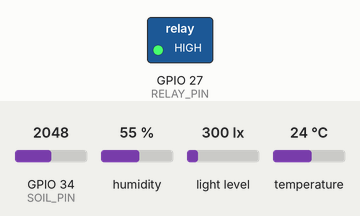
Bench run of a sketch on a simulated ESP32. Shown: switched loads named in the sketch (green lamp = pin HIGH). The inputs (shaded band) are chosen by the test bench; at power-on: GPIO 34 (SOIL_PIN) = 2048, temperature 24 °C, humidity 55 %, light level 300 lx (analog values on the 0–4095 scale). WiFi joins after 1.5 s; servers stay silent unless stated; no MQTT or app messages arrive unless stated; what the sketch prints to the serial monitor is not drawn.

Above: at 2.7 s.
2.8 s: GPIO 34 (SOIL_PIN) set to 2201
7.5 s: GPIO 34 (SOIL_PIN) set to 2307
At 8.6 s:
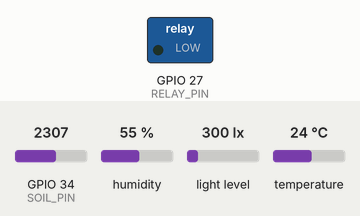
12.5 s: temperature set to 25.6 °C
At 14.6 s:
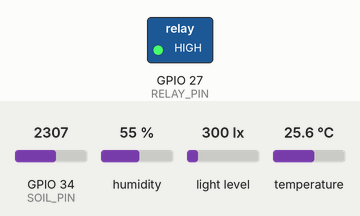
15.5 s: temperature set to 12 °C
At 18.9 s:
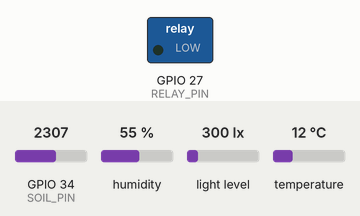
Timing chart, 0 to 20.4 s (numbered marks = the images above; inputs shaded):
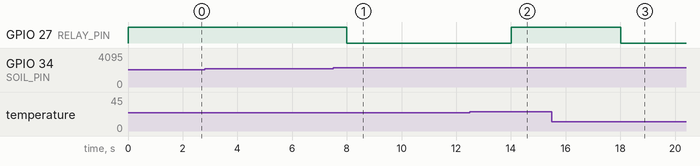

The sketch:

sketch_oct22a.ino
```cpp
#include <WiFi.h>
#include <PubSubClient.h>
#include <DHT.h>
#include <Wire.h>
#include <BH1750.h>

//========== PIN ESP32 ==========
#define DHTPIN 4
#define DHTTYPE DHT22
#define SOIL_PIN 34
#define RELAY_PIN 27

// Sesuaikan dengan jenis relay yang digunakan
#define RELAY_ON LOW
#define RELAY_OFF HIGH

// ========== KALIBRASI SOIL MOISTURE ==========
#define SOIL_DRY_RAW 3000
#define SOIL_WET_RAW 1500

// ========== WIFI ==========
const char* WIFI_SSID = "kila";
const char* WIFI_PASS = "14444444";

// ========== MQTT ==========
const char* MQTT_HOST = "broker.hivemq.com";
const int MQTT_PORT = 1883;

// Gunakan ID unik yang sama dengan dashboard web
const char* ID_PERANGKAT = "cabai-rawit-1234";

char topicStatus[80];
char topicCmd[80];

WiFiClient espClient;
PubSubClient mqtt(espClient);

DHT dht(DHTPIN, DHTTYPE);
BH1750 lightMeter;

// ========== STATUS SISTEM ==========
bool pompaMenyala = false;
bool modeManual = false;
bool kirimSegera = false;
bool bh1750Siap = false;

int gTanah = 0;
int kondisiAktif = 0;

float gSuhu = 0;
float gLembap = 0;
float gLux = 0;

unsigned long tSensor = 0;
unsigned long tReconnect = 0;

// ========== BACA KELEMBAPAN TANAH ==========
int bacaTanahPersen() {
  int raw = analogRead(SOIL_PIN);

  int persen = map(
    raw,
    SOIL_DRY_RAW,
    SOIL_WET_RAW,
    0,
    100);

  return constrain(persen, 0, 100);
}

// ========== KONTROL POMPA ==========
void setPompa(bool nyala) {
  pompaMenyala = nyala;

  digitalWrite(
    RELAY_PIN,
    nyala ? RELAY_ON : RELAY_OFF);
}

// ========== LOGIKA 3 KONDISI ==========
void evaluasiOtomatis() {
  if (modeManual) {
    kondisiAktif = 0;
    return;
  }

  // Kondisi 1:
  // Tanah < 50%, suhu < 25 C, cahaya < 5000 lux
  if (gTanah < 50 && gSuhu < 25 && gLux < 5000) {

    setPompa(true);
    kondisiAktif = 1;
  }

  // Kondisi 2:
  // Tanah 50-60%, suhu 25-35 C,
  // cahaya 1000-5000 lux
  else if (gTanah >= 50 && gTanah <= 60 && gSuhu >= 25 && gSuhu <= 35 && gLux >= 1000 && gLux <= 5000) {

    setPompa(false);
    kondisiAktif = 2;
  }

  // Kondisi 3:
  // Tanah > 60%, suhu < 25 C, cahaya > 5000 lux
  else if (gTanah > 60 && gSuhu < 25 && gLux > 5000) {

    setPompa(false);
    kondisiAktif = 3;
  }

  // Tidak memenuhi kondisi 1, 2, atau 3
  else {
    setPompa(false);
    kondisiAktif = 0;
  }
}

// ========== TERIMA PERINTAH DARI WEB ==========
void onPesan(
  char* topic,
  byte* payload,
  unsigned int len) {
  String s;

  for (unsigned int i = 0; i < len; i++) {
    s += (char)payload[i];
  }

  Serial.println("Perintah web: " + s);

  if (s.indexOf("\"mode\":\"manual\"") >= 0) {
    modeManual = true;
    kondisiAktif = 0;
  }

  if (s.indexOf("\"mode\":\"auto\"") >= 0) {
    modeManual = false;
    evaluasiOtomatis();
  }

  if (modeManual) {
    if (s.indexOf("\"pompa\":1") >= 0) {
      setPompa(true);
    }

    if (s.indexOf("\"pompa\":0") >= 0) {
      setPompa(false);
    }
  }

  kirimSegera = true;
}

// ========== KONEKSI MQTT ==========
void sambungMqtt() {
  if (mqtt.connected()) return;

  if (millis() - tReconnect < 5000) return;

  tReconnect = millis();

  String cid = "esp32-cabai-" + String((uint32_t)ESP.getEfuseMac(), HEX);

  if (mqtt.connect(cid.c_str())) {
    mqtt.subscribe(topicCmd);
    Serial.println("MQTT tersambung");
  } else {
    Serial.printf(
      "MQTT gagal, kode: %d\n",
      mqtt.state());
  }
}

// ========== KIRIM DATA DASHBOARD ==========
void kirimStatus() {
  if (!mqtt.connected()) return;

  char buf[220];

  snprintf(
    buf,
    sizeof(buf),
    "{\"tanah\":%d,\"suhu\":%.1f,\"lembap\":%.1f,"
    "\"lux\":%.0f,\"pompa\":%d,\"mode\":\"%s\","
    "\"kondisi\":%d}",
    gTanah,
    gSuhu,
    gLembap,
    gLux,
    pompaMenyala ? 1 : 0,
    modeManual ? "manual" : "auto",
    kondisiAktif);

  bool sukses = mqtt.publish(topicStatus, buf);

  Serial.println(
    sukses
      ? String("Status: ") + buf
      : "Gagal mengirim status MQTT");
}

// ========== SETUP ==========
void setup() {
  Serial.begin(115200);

  digitalWrite(RELAY_PIN, RELAY_OFF);
  pinMode(RELAY_PIN, OUTPUT);
  setPompa(false);

  analogReadResolution(12);
  dht.begin();

  // BH1750: SDA = GPIO 15, SCL = GPIO 16
  Wire.begin(15, 16);

  bh1750Siap = lightMeter.begin(
    BH1750::CONTINUOUS_HIGH_RES_MODE);

  if (bh1750Siap) {
    Serial.println("BH1750 siap");
  } else {
    Serial.println(
      "BH1750 gagal terdeteksi; periksa kabel");
  }

  snprintf(
    topicStatus,
    sizeof(topicStatus),
    "%s/status",
    ID_PERANGKAT);

  snprintf(
    topicCmd,
    sizeof(topicCmd),
    "%s/cmd",
    ID_PERANGKAT);

  Serial.println("Menghubungkan WiFi...");

  WiFi.mode(WIFI_STA);
  WiFi.begin(WIFI_SSID, WIFI_PASS);

  while (WiFi.status() != WL_CONNECTED) {
    delay(500);
    Serial.print(".");
  }

  Serial.println("\nWiFi tersambung");
  Serial.print("IP ESP32: ");
  Serial.println(WiFi.localIP());

  mqtt.setServer(MQTT_HOST, MQTT_PORT);
  mqtt.setCallback(onPesan);
}

// ========== LOOP ==========
void loop() {
  if (WiFi.status() != WL_CONNECTED) {
    WiFi.reconnect();
    delay(10);
    return;
  }

  sambungMqtt();
  mqtt.loop();

  if (kirimSegera) {
    kirimSegera = false;
    kirimStatus();
  }

  if (millis() - tSensor < 2000) return;

  tSensor = millis();

  // Baca sensor tanah
  gTanah = bacaTanahPersen();

  // Baca DHT22
  float suhu = dht.readTemperature();
  float lembap = dht.readHumidity();

  if (!isnan(suhu) && !isnan(lembap)) {
    gSuhu = suhu;
    gLembap = lembap;
  } else {
    Serial.println("Gagal membaca DHT22");
  }

  // Baca BH1750
  if (bh1750Siap) {
    float lux = lightMeter.readLightLevel();

    if (lux >= 0) {
      gLux = lux;
    } else {
      Serial.println("Gagal membaca BH1750");
    }
  }

  // Evaluasi tiga kondisi otomatis
  evaluasiOtomatis();

  // Kirim data ke dashboard
  kirimStatus();
}
```

Measured:
- the behaviour switches between 2250 and 2251 on GPIO 34 (SOIL_PIN) (found by bisection; images 0 and 1)
- the behaviour switches between 24.9 and 25 °C on temperature (found by bisection; images 1 and 2)
- after the input at 2.8 s, every drawn part: stays the same
- after the input at 7.5 s, GPIO 27 (RELAY_PIN): HIGH → LOW after 0.50 s
- after the input at 12.5 s, GPIO 27 (RELAY_PIN): LOW → HIGH after 1.5 s
- after the input at 15.5 s, GPIO 27 (RELAY_PIN): HIGH → LOW after 2.5 s
